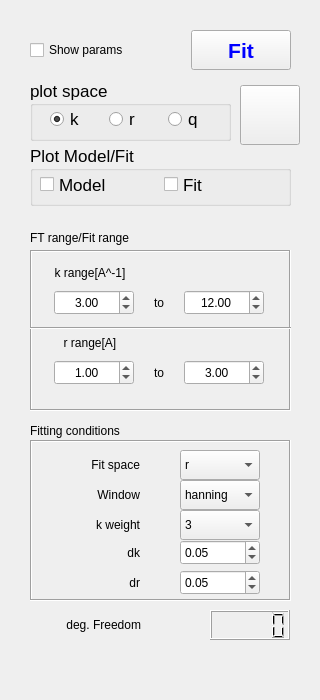
<?xml version="1.0" encoding="UTF-8"?>
<ui version="4.0">
 <class>Form</class>
 <widget class="QWidget" name="Form">
  <property name="geometry">
   <rect>
    <x>0</x>
    <y>0</y>
    <width>320</width>
    <height>700</height>
   </rect>
  </property>
  <property name="windowTitle">
   <string>Form</string>
  </property>
  <widget class="QGroupBox" name="groupBox">
   <property name="geometry">
    <rect>
     <x>30</x>
     <y>80</y>
     <width>201</width>
     <height>61</height>
    </rect>
   </property>
   <property name="font">
    <font>
     <pointsize>13</pointsize>
    </font>
   </property>
   <property name="title">
    <string>plot space</string>
   </property>
   <widget class="QWidget" name="layoutWidget">
    <property name="geometry">
     <rect>
      <x>20</x>
      <y>30</y>
      <width>171</width>
      <height>18</height>
     </rect>
    </property>
    <layout class="QHBoxLayout" name="horizontalLayout">
     <item>
      <widget class="QRadioButton" name="rB_plot_k">
       <property name="font">
        <font>
         <pointsize>13</pointsize>
        </font>
       </property>
       <property name="text">
        <string>k</string>
       </property>
       <property name="checked">
        <bool>true</bool>
       </property>
      </widget>
     </item>
     <item>
      <widget class="QRadioButton" name="rB_plot_r">
       <property name="font">
        <font>
         <pointsize>13</pointsize>
        </font>
       </property>
       <property name="text">
        <string>r</string>
       </property>
      </widget>
     </item>
     <item>
      <widget class="QRadioButton" name="rB_plot_q">
       <property name="font">
        <font>
         <pointsize>13</pointsize>
        </font>
       </property>
       <property name="text">
        <string>q</string>
       </property>
      </widget>
     </item>
    </layout>
   </widget>
  </widget>
  <widget class="QFrame" name="frame">
   <property name="geometry">
    <rect>
     <x>30</x>
     <y>250</y>
     <width>261</width>
     <height>161</height>
    </rect>
   </property>
   <property name="frameShape">
    <enum>QFrame::Box</enum>
   </property>
   <property name="frameShadow">
    <enum>QFrame::Sunken</enum>
   </property>
   <widget class="Line" name="line">
    <property name="geometry">
     <rect>
      <x>0</x>
      <y>70</y>
      <width>261</width>
      <height>16</height>
     </rect>
    </property>
    <property name="orientation">
     <enum>Qt::Horizontal</enum>
    </property>
   </widget>
   <widget class="QLabel" name="label_2">
    <property name="geometry">
     <rect>
      <x>10</x>
      <y>10</y>
      <width>100</width>
      <height>25</height>
     </rect>
    </property>
    <property name="maximumSize">
     <size>
      <width>100</width>
      <height>25</height>
     </size>
    </property>
    <property name="text">
     <string>k range[A^-1]</string>
    </property>
    <property name="alignment">
     <set>Qt::AlignCenter</set>
    </property>
   </widget>
   <widget class="QLabel" name="label_3">
    <property name="geometry">
     <rect>
      <x>10</x>
      <y>80</y>
      <width>100</width>
      <height>25</height>
     </rect>
    </property>
    <property name="maximumSize">
     <size>
      <width>100</width>
      <height>25</height>
     </size>
    </property>
    <property name="text">
     <string>r range[A]</string>
    </property>
    <property name="alignment">
     <set>Qt::AlignCenter</set>
    </property>
   </widget>
   <widget class="QWidget" name="layoutWidget">
    <property name="geometry">
     <rect>
      <x>20</x>
      <y>40</y>
      <width>221</width>
      <height>26</height>
     </rect>
    </property>
    <layout class="QHBoxLayout" name="horizontalLayout_2">
     <item>
      <widget class="QDoubleSpinBox" name="dB_kmin">
       <property name="maximumSize">
        <size>
         <width>80</width>
         <height>25</height>
        </size>
       </property>
       <property name="alignment">
        <set>Qt::AlignCenter</set>
       </property>
       <property name="maximum">
        <double>20.000000000000000</double>
       </property>
       <property name="singleStep">
        <double>0.100000000000000</double>
       </property>
       <property name="value">
        <double>3.000000000000000</double>
       </property>
      </widget>
     </item>
     <item>
      <widget class="QLabel" name="label_4">
       <property name="maximumSize">
        <size>
         <width>30</width>
         <height>25</height>
        </size>
       </property>
       <property name="text">
        <string>to</string>
       </property>
       <property name="alignment">
        <set>Qt::AlignCenter</set>
       </property>
      </widget>
     </item>
     <item>
      <widget class="QDoubleSpinBox" name="dB_kmax">
       <property name="maximumSize">
        <size>
         <width>80</width>
         <height>25</height>
        </size>
       </property>
       <property name="alignment">
        <set>Qt::AlignCenter</set>
       </property>
       <property name="maximum">
        <double>20.000000000000000</double>
       </property>
       <property name="singleStep">
        <double>0.100000000000000</double>
       </property>
       <property name="value">
        <double>12.000000000000000</double>
       </property>
      </widget>
     </item>
    </layout>
   </widget>
   <widget class="QWidget" name="layoutWidget">
    <property name="geometry">
     <rect>
      <x>20</x>
      <y>110</y>
      <width>221</width>
      <height>26</height>
     </rect>
    </property>
    <layout class="QHBoxLayout" name="horizontalLayout_3">
     <item>
      <widget class="QDoubleSpinBox" name="dB_rmin">
       <property name="maximumSize">
        <size>
         <width>80</width>
         <height>25</height>
        </size>
       </property>
       <property name="alignment">
        <set>Qt::AlignCenter</set>
       </property>
       <property name="maximum">
        <double>10.000000000000000</double>
       </property>
       <property name="singleStep">
        <double>0.100000000000000</double>
       </property>
       <property name="value">
        <double>1.000000000000000</double>
       </property>
      </widget>
     </item>
     <item>
      <widget class="QLabel" name="label_5">
       <property name="maximumSize">
        <size>
         <width>30</width>
         <height>25</height>
        </size>
       </property>
       <property name="text">
        <string>to</string>
       </property>
       <property name="alignment">
        <set>Qt::AlignCenter</set>
       </property>
      </widget>
     </item>
     <item>
      <widget class="QDoubleSpinBox" name="dB_rmax">
       <property name="maximumSize">
        <size>
         <width>80</width>
         <height>25</height>
        </size>
       </property>
       <property name="alignment">
        <set>Qt::AlignCenter</set>
       </property>
       <property name="maximum">
        <double>10.000000000000000</double>
       </property>
       <property name="singleStep">
        <double>0.100000000000000</double>
       </property>
       <property name="value">
        <double>3.000000000000000</double>
       </property>
      </widget>
     </item>
    </layout>
   </widget>
  </widget>
  <widget class="QLabel" name="label">
   <property name="geometry">
    <rect>
     <x>30</x>
     <y>225</y>
     <width>131</width>
     <height>25</height>
    </rect>
   </property>
   <property name="text">
    <string>FT range/Fit range</string>
   </property>
  </widget>
  <widget class="QLabel" name="label_6">
   <property name="geometry">
    <rect>
     <x>30</x>
     <y>420</y>
     <width>111</width>
     <height>21</height>
    </rect>
   </property>
   <property name="text">
    <string>Fitting conditions</string>
   </property>
  </widget>
  <widget class="QFrame" name="frame_2">
   <property name="geometry">
    <rect>
     <x>30</x>
     <y>440</y>
     <width>261</width>
     <height>161</height>
    </rect>
   </property>
   <property name="frameShape">
    <enum>QFrame::Box</enum>
   </property>
   <property name="frameShadow">
    <enum>QFrame::Sunken</enum>
   </property>
   <widget class="QLabel" name="label_7">
    <property name="geometry">
     <rect>
      <x>30</x>
      <y>10</y>
      <width>80</width>
      <height>30</height>
     </rect>
    </property>
    <property name="maximumSize">
     <size>
      <width>80</width>
      <height>30</height>
     </size>
    </property>
    <property name="text">
     <string>Fit space</string>
    </property>
    <property name="alignment">
     <set>Qt::AlignRight|Qt::AlignTrailing|Qt::AlignVCenter</set>
    </property>
   </widget>
   <widget class="QComboBox" name="cB_FitSpace">
    <property name="geometry">
     <rect>
      <x>150</x>
      <y>10</y>
      <width>80</width>
      <height>30</height>
     </rect>
    </property>
    <property name="maximumSize">
     <size>
      <width>80</width>
      <height>30</height>
     </size>
    </property>
    <property name="currentIndex">
     <number>1</number>
    </property>
    <item>
     <property name="text">
      <string>k</string>
     </property>
    </item>
    <item>
     <property name="text">
      <string>r</string>
     </property>
    </item>
    <item>
     <property name="text">
      <string>q</string>
     </property>
    </item>
   </widget>
   <widget class="QLabel" name="label_10">
    <property name="geometry">
     <rect>
      <x>30</x>
      <y>40</y>
      <width>80</width>
      <height>30</height>
     </rect>
    </property>
    <property name="maximumSize">
     <size>
      <width>80</width>
      <height>30</height>
     </size>
    </property>
    <property name="text">
     <string>Window</string>
    </property>
    <property name="alignment">
     <set>Qt::AlignRight|Qt::AlignTrailing|Qt::AlignVCenter</set>
    </property>
   </widget>
   <widget class="QComboBox" name="cB_WindowType">
    <property name="geometry">
     <rect>
      <x>150</x>
      <y>40</y>
      <width>80</width>
      <height>30</height>
     </rect>
    </property>
    <property name="maximumSize">
     <size>
      <width>80</width>
      <height>30</height>
     </size>
    </property>
    <property name="currentIndex">
     <number>0</number>
    </property>
    <item>
     <property name="text">
      <string>hanning</string>
     </property>
    </item>
    <item>
     <property name="text">
      <string>kaiser</string>
     </property>
    </item>
    <item>
     <property name="text">
      <string>welch</string>
     </property>
    </item>
   </widget>
   <widget class="QLabel" name="label_8">
    <property name="geometry">
     <rect>
      <x>30</x>
      <y>70</y>
      <width>80</width>
      <height>30</height>
     </rect>
    </property>
    <property name="maximumSize">
     <size>
      <width>80</width>
      <height>30</height>
     </size>
    </property>
    <property name="text">
     <string>k weight</string>
    </property>
    <property name="alignment">
     <set>Qt::AlignRight|Qt::AlignTrailing|Qt::AlignVCenter</set>
    </property>
   </widget>
   <widget class="QComboBox" name="cB_kweight">
    <property name="geometry">
     <rect>
      <x>150</x>
      <y>70</y>
      <width>80</width>
      <height>30</height>
     </rect>
    </property>
    <property name="maximumSize">
     <size>
      <width>80</width>
      <height>30</height>
     </size>
    </property>
    <property name="currentIndex">
     <number>0</number>
    </property>
    <item>
     <property name="text">
      <string>3</string>
     </property>
    </item>
    <item>
     <property name="text">
      <string>2</string>
     </property>
    </item>
    <item>
     <property name="text">
      <string>1</string>
     </property>
    </item>
    <item>
     <property name="text">
      <string>0</string>
     </property>
    </item>
   </widget>
   <widget class="QLabel" name="label_11">
    <property name="geometry">
     <rect>
      <x>30</x>
      <y>100</y>
      <width>80</width>
      <height>25</height>
     </rect>
    </property>
    <property name="maximumSize">
     <size>
      <width>80</width>
      <height>30</height>
     </size>
    </property>
    <property name="text">
     <string>dk</string>
    </property>
    <property name="alignment">
     <set>Qt::AlignRight|Qt::AlignTrailing|Qt::AlignVCenter</set>
    </property>
   </widget>
   <widget class="QDoubleSpinBox" name="dB_window_dk">
    <property name="geometry">
     <rect>
      <x>150</x>
      <y>100</y>
      <width>80</width>
      <height>25</height>
     </rect>
    </property>
    <property name="maximumSize">
     <size>
      <width>80</width>
      <height>30</height>
     </size>
    </property>
    <property name="maximum">
     <double>10.000000000000000</double>
    </property>
    <property name="singleStep">
     <double>0.100000000000000</double>
    </property>
    <property name="value">
     <double>0.050000000000000</double>
    </property>
   </widget>
   <widget class="QLabel" name="label_12">
    <property name="geometry">
     <rect>
      <x>30</x>
      <y>130</y>
      <width>80</width>
      <height>25</height>
     </rect>
    </property>
    <property name="maximumSize">
     <size>
      <width>80</width>
      <height>30</height>
     </size>
    </property>
    <property name="text">
     <string>dr</string>
    </property>
    <property name="alignment">
     <set>Qt::AlignRight|Qt::AlignTrailing|Qt::AlignVCenter</set>
    </property>
   </widget>
   <widget class="QDoubleSpinBox" name="dB_window_dr">
    <property name="geometry">
     <rect>
      <x>150</x>
      <y>130</y>
      <width>80</width>
      <height>25</height>
     </rect>
    </property>
    <property name="maximumSize">
     <size>
      <width>80</width>
      <height>30</height>
     </size>
    </property>
    <property name="maximum">
     <double>10.000000000000000</double>
    </property>
    <property name="singleStep">
     <double>0.100000000000000</double>
    </property>
    <property name="value">
     <double>0.050000000000000</double>
    </property>
   </widget>
  </widget>
  <widget class="QLCDNumber" name="lcdNumber">
   <property name="geometry">
    <rect>
     <x>210</x>
     <y>610</y>
     <width>80</width>
     <height>30</height>
    </rect>
   </property>
  </widget>
  <widget class="QLabel" name="label_9">
   <property name="geometry">
    <rect>
     <x>30</x>
     <y>610</y>
     <width>111</width>
     <height>30</height>
    </rect>
   </property>
   <property name="text">
    <string>deg. Freedom</string>
   </property>
   <property name="alignment">
    <set>Qt::AlignRight|Qt::AlignTrailing|Qt::AlignVCenter</set>
   </property>
  </widget>
  <widget class="QPushButton" name="pB_refresh">
   <property name="geometry">
    <rect>
     <x>240</x>
     <y>85</y>
     <width>60</width>
     <height>60</height>
    </rect>
   </property>
   <property name="maximumSize">
    <size>
     <width>80</width>
     <height>80</height>
    </size>
   </property>
   <property name="text">
    <string/>
   </property>
   <property name="icon">
    <iconset>
     <normaloff>rotate360anticlockwise2red.png</normaloff>rotate360anticlockwise2red.png</iconset>
   </property>
   <property name="iconSize">
    <size>
     <width>30</width>
     <height>30</height>
    </size>
   </property>
  </widget>
  <widget class="QGroupBox" name="groupBox_2">
   <property name="geometry">
    <rect>
     <x>30</x>
     <y>145</y>
     <width>261</width>
     <height>61</height>
    </rect>
   </property>
   <property name="font">
    <font>
     <pointsize>13</pointsize>
    </font>
   </property>
   <property name="title">
    <string>Plot Model/Fit</string>
   </property>
   <widget class="QWidget" name="layoutWidget">
    <property name="geometry">
     <rect>
      <x>10</x>
      <y>30</y>
      <width>241</width>
      <height>19</height>
     </rect>
    </property>
    <layout class="QHBoxLayout" name="horizontalLayout_5">
     <item>
      <widget class="QCheckBox" name="rB_wModel">
       <property name="font">
        <font>
         <pointsize>13</pointsize>
        </font>
       </property>
       <property name="text">
        <string>Model</string>
       </property>
      </widget>
     </item>
     <item>
      <widget class="QCheckBox" name="rB_wFit">
       <property name="font">
        <font>
         <pointsize>13</pointsize>
        </font>
       </property>
       <property name="text">
        <string>Fit</string>
       </property>
      </widget>
     </item>
    </layout>
   </widget>
  </widget>
  <widget class="QWidget" name="layoutWidget">
   <property name="geometry">
    <rect>
     <x>30</x>
     <y>30</y>
     <width>261</width>
     <height>40</height>
    </rect>
   </property>
   <layout class="QHBoxLayout" name="horizontalLayout_4">
    <item>
     <widget class="QCheckBox" name="cB_showParams">
      <property name="maximumSize">
       <size>
        <width>160</width>
        <height>30</height>
       </size>
      </property>
      <property name="text">
       <string>Show params</string>
      </property>
     </widget>
    </item>
    <item>
     <spacer name="horizontalSpacer">
      <property name="orientation">
       <enum>Qt::Horizontal</enum>
      </property>
      <property name="sizeHint" stdset="0">
       <size>
        <width>40</width>
        <height>20</height>
       </size>
      </property>
     </spacer>
    </item>
    <item>
     <widget class="QPushButton" name="pB_Fit">
      <property name="enabled">
       <bool>true</bool>
      </property>
      <property name="minimumSize">
       <size>
        <width>100</width>
        <height>40</height>
       </size>
      </property>
      <property name="maximumSize">
       <size>
        <width>120</width>
        <height>40</height>
       </size>
      </property>
      <property name="font">
       <font>
        <family>Arial</family>
        <pointsize>16</pointsize>
        <weight>75</weight>
        <bold>true</bold>
       </font>
      </property>
      <property name="styleSheet">
       <string notr="true">color: rgb(0, 0, 255);</string>
      </property>
      <property name="text">
       <string>Fit</string>
      </property>
     </widget>
    </item>
   </layout>
  </widget>
 </widget>
 <resources/>
 <connections/>
</ui>
